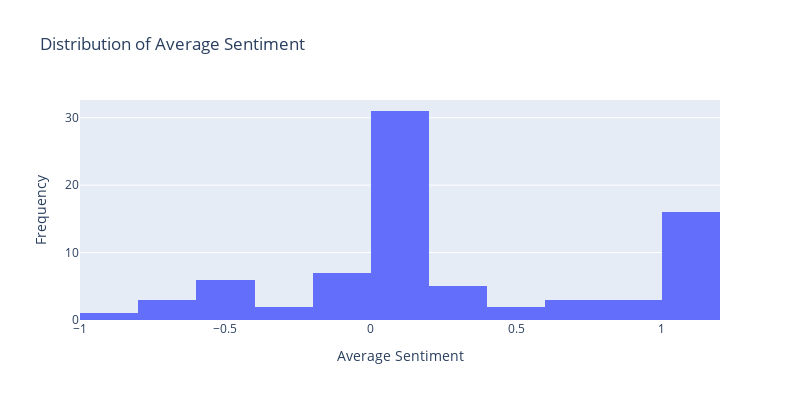

Notebook cell for this chart:
### Code cell
fig = px.histogram(player_grouped_df, x='average_sentiment', title='Distribution of Average Sentiment')
fig.update_layout(width=800, height=400, xaxis_title='Average Sentiment', yaxis_title='Frequency')
fig.show()

### Figure 1 — Plotly figure (JSON) as saved in the notebook; plotly's stock layout.template omitted (floating-point values rounded to 4 significant figures)
{"data": [{"alignmentgroup": "True", "bingroup": "x", "hovertemplate": "average_sentiment=%{x}<br>count=%{y}<extra></extra>", "legendgroup": "", "marker": {"color": "#636efa", "pattern": {"shape": ""}}, "name": "", "offsetgroup": "", "orientation": "v", "showlegend": false, "type": "histogram", "x": [0.3929, 0.88, -0.1, 0.275, -0.775, 0.6667, -0.2667, 0, -0.85, 0.05, -0.2, 0, -0.1, 0.1, 0.5, 1, -0.6, 0.4, -0.1, 0.05, -0.8, 0, 0, 0, 1, 1, 0.2, 1, 1, 0, -0.2, -0.6, 1, -0.4, 1, 0.2, 0, 0, -0.6, 0, 0, 0.3, 0, 0, 0, 0, -0.2, 0, -0.7, 0.6, 1, 0, -0.6, -0.6, 0, 0, -0.2, 1, 1, 1, 1, 0, 1, 0.7, 0, 0, 1, 0, 0, 0.1, 0, 0.8, 1, 0.1, -0.5, 1, 0, 0, 0.8], "xaxis": "x", "yaxis": "y"}], "layout": {"barmode": "relative", "height": 400, "legend": {"tracegroupgap": 0}, "title": {"text": "Distribution of Average Sentiment"}, "width": 800, "xaxis": {"anchor": "y", "domain": [0, 1], "title": {"text": "Average Sentiment"}}, "yaxis": {"anchor": "x", "domain": [0, 1], "title": {"text": "Frequency"}}}}
